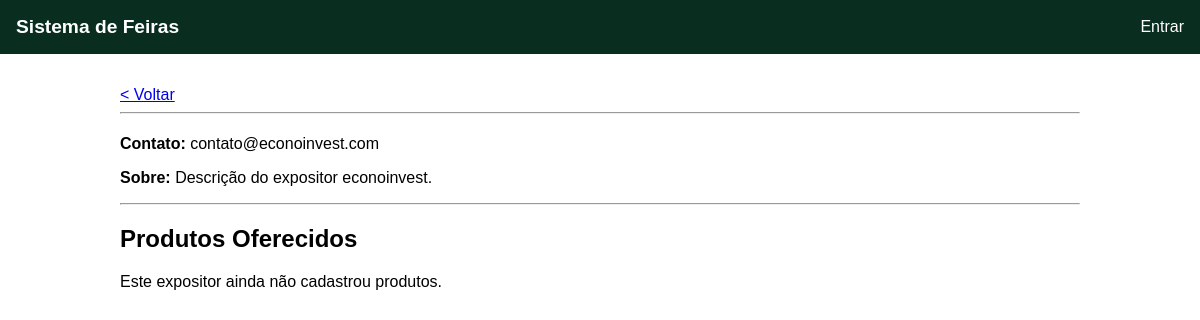
Page /expositor/4/ on the committed database.
### core/models.py (models this page shows, shortened)
class Expositor(models.Model):
    descricao = models.TextField()
    contato = models.CharField(max_length=100)  # Email ou telefone
    feiras = models.ManyToManyField(Feira, related_name='expositores')
    usuario = models.OneToOneField(settings.AUTH_USER_MODEL, on_delete=models.CASCADE)

### core/views.py (the view)
# urls.py: path('expositor/<int:expositor_id>/', views.detalhes_expositor, name='detalhes_expositor'),
def detalhes_expositor(request, expositor_id):
    expositor = get_object_or_404(Expositor, pk=expositor_id)
    lista_de_produtos = expositor.produtos.all()
    context = {
        'expositor': expositor,
        'produtos': lista_de_produtos
    }
    return render(request, 'core/detalhes_expositor.html', context)

### core/templates/core/detalhes_expositor.html (shortened to what this page needs)
{% extends 'core/base.html' %}
{% block content %}
    <a href="javascript:history.back()">< Voltar</a>
    <hr>
    <p><strong>Contato:</strong> {{ expositor.contato }}</p>
    <p><strong>Sobre:</strong> {{ expositor.descricao }}</p>
    <hr>
    <h2>Produtos Oferecidos</h2>
    {% if produtos %}
        {% for produto in produtos %}
            <div class="produto-card">
                <h3>{{ produto.nome }}</h3>
                <p>{{ produto.descricao }}</p>
                <p class="preco">Preço: R$ {{ produto.preco|floatformat:2 }}</p>
            </div>
        {% endfor %}
    {% else %}
        <p>Este expositor ainda não cadastrou produtos.</p>
    {% endif %}
{% endblock %}

### core/templates/core/base.html (style rules this page uses)
body { font-family: sans-serif; margin: 0; }

### rows in the picture
Expositor: contato "contato@econoinvest.com", descricao "Descrição do expositor econoinvest."
